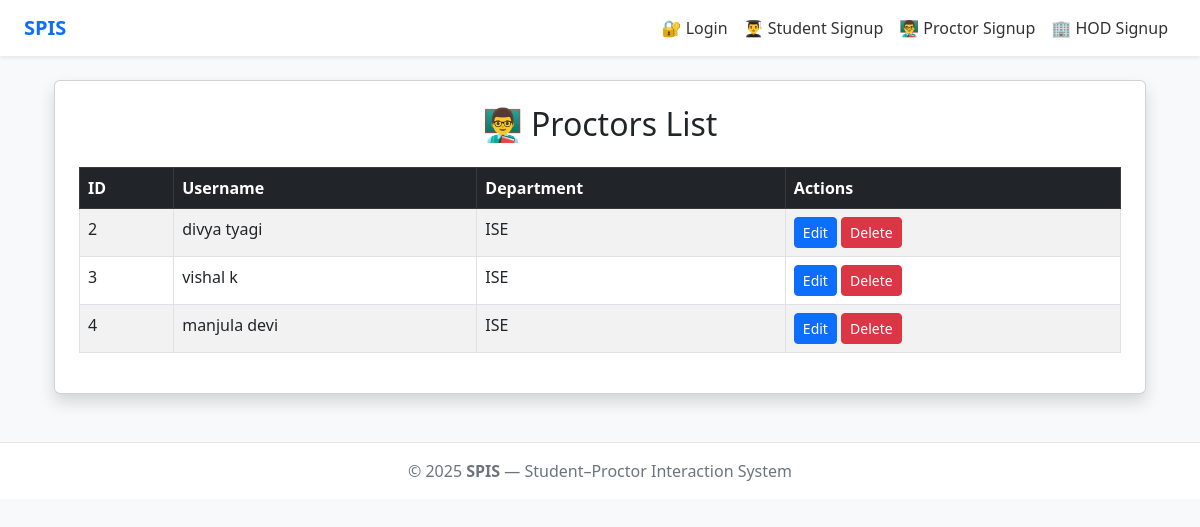
/manage-proctors/, run on the app's committed database.
### core/models.py (models this page shows, shortened)
class ProctorProfile(models.Model):
    user = models.OneToOneField(User, on_delete=models.CASCADE)
    department = models.CharField(max_length=100, blank=True, null=True)

### core/views.py (the view)
# urls.py: path("manage-proctors/", views.manage_proctors, name="manage_proctors"),
def manage_proctors(request):
    proctors = ProctorProfile.objects.all()
    return render(request, 'core/manage_proctors.html', {'proctors': proctors})

### core/templates/core/manage_proctors.html
{% extends 'core/base.html' %}
{% block content %}
<div class="container mt-4">
  <div class="card shadow p-4">
    <h2 class="text-center">👨‍🏫 Proctors List</h2>
    <table class="table table-bordered table-striped mt-3">
      <thead class="table-dark">
        <tr>
          <th>ID</th>
          <th>Username</th>
          <th>Department</th>
          <th>Actions</th>
        </tr>
      </thead>
      <tbody>
        {% for p in proctors %}
        <tr>
          <td>{{ p.id }}</td>
          <td>{{ p.user.username }}</td>
          <td>{{ p.department }}</td>
          <td>
            <a href="{% url 'edit_proctor' p.id %}" class="btn btn-primary btn-sm">Edit</a>
            <a href="{% url 'delete_proctor' p.id %}" class="btn btn-danger btn-sm"
               onclick="return confirm('Are you sure?')">Delete</a>
          </td>
        </tr>
        {% endfor %}
      </tbody>
    </table>
  </div>
</div>
{% endblock %}

### core/templates/core/base.html (style rules this page uses)
body { background-color: #f8f9fa; font-family: 'Segoe UI', Tahoma, Geneva, Verdana, sans-serif; }

### data on the page
ProctorProfile: id "2", user.username "divya tyagi", department "ISE"
ProctorProfile: id "3", user.username "vishal k", department "ISE"
ProctorProfile: id "4", user.username "manjula devi", department "ISE"

### other printed values
{{ year|default:2025 }} "2025"
